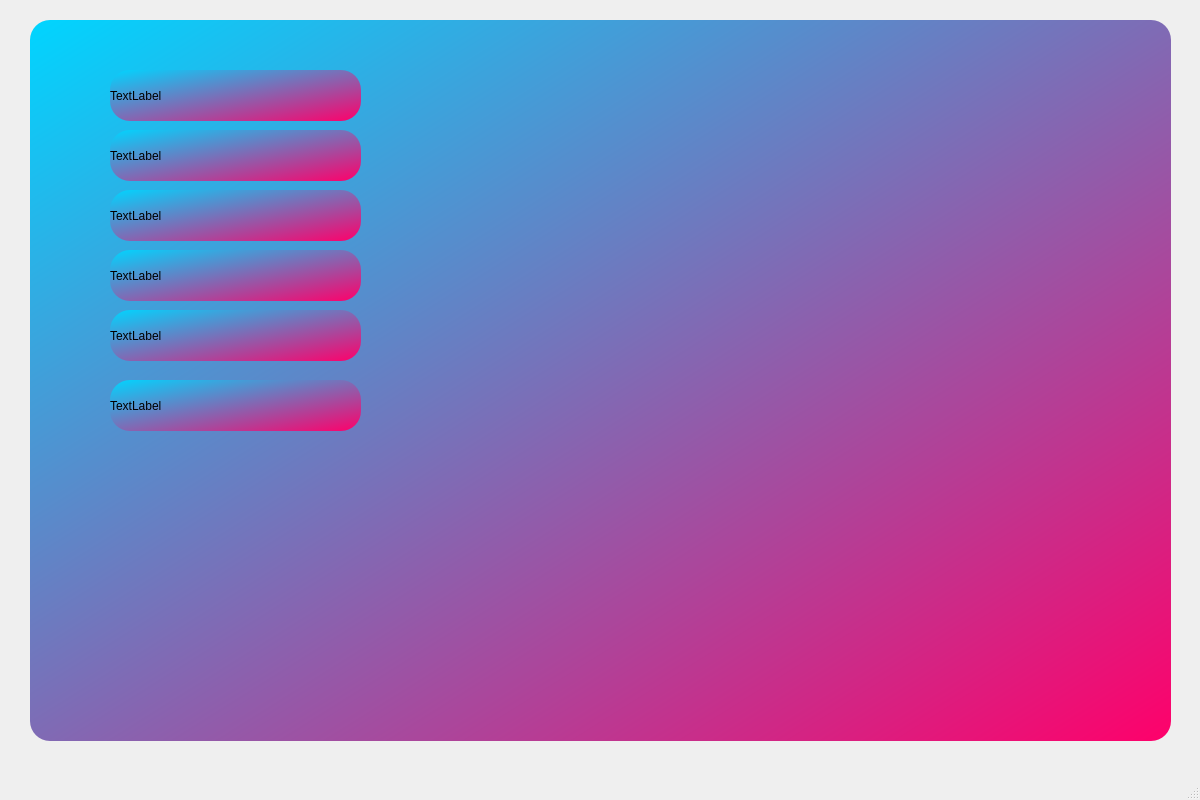
<?xml version="1.0" encoding="UTF-8"?>
<ui version="4.0">
 <class>Myhospital</class>
 <widget class="QMainWindow" name="Myhospital">
  <property name="geometry">
   <rect>
    <x>0</x>
    <y>0</y>
    <width>1200</width>
    <height>800</height>
   </rect>
  </property>
  <property name="windowTitle">
   <string>MainWindow</string>
  </property>
  <widget class="QWidget" name="centralwidget">
   <widget class="QGroupBox" name="groupBox">
    <property name="geometry">
     <rect>
      <x>30</x>
      <y>20</y>
      <width>1141</width>
      <height>721</height>
     </rect>
    </property>
    <property name="styleSheet">
     <string notr="true">background-color: qlineargradient(spread:reflect, x1:0, y1:0, x2:1, y2:1, stop:0 rgba(0, 213, 255, 255), stop:1 rgba(255, 0, 106, 255));
border-radius: 20px;</string>
    </property>
    <property name="title">
     <string/>
    </property>
    <widget class="QLabel" name="name">
     <property name="geometry">
      <rect>
       <x>80</x>
       <y>50</y>
       <width>251</width>
       <height>51</height>
      </rect>
     </property>
     <property name="text">
      <string>TextLabel</string>
     </property>
    </widget>
    <widget class="QLabel" name="address">
     <property name="geometry">
      <rect>
       <x>80</x>
       <y>110</y>
       <width>251</width>
       <height>51</height>
      </rect>
     </property>
     <property name="text">
      <string>TextLabel</string>
     </property>
    </widget>
    <widget class="QLabel" name="email">
     <property name="geometry">
      <rect>
       <x>80</x>
       <y>170</y>
       <width>251</width>
       <height>51</height>
      </rect>
     </property>
     <property name="text">
      <string>TextLabel</string>
     </property>
    </widget>
    <widget class="QLabel" name="mobile">
     <property name="geometry">
      <rect>
       <x>80</x>
       <y>230</y>
       <width>251</width>
       <height>51</height>
      </rect>
     </property>
     <property name="text">
      <string>TextLabel</string>
     </property>
    </widget>
    <widget class="QLabel" name="phone">
     <property name="geometry">
      <rect>
       <x>80</x>
       <y>290</y>
       <width>251</width>
       <height>51</height>
      </rect>
     </property>
     <property name="text">
      <string>TextLabel</string>
     </property>
    </widget>
    <widget class="QLabel" name="fax">
     <property name="geometry">
      <rect>
       <x>80</x>
       <y>360</y>
       <width>251</width>
       <height>51</height>
      </rect>
     </property>
     <property name="text">
      <string>TextLabel</string>
     </property>
    </widget>
   </widget>
  </widget>
  <widget class="QMenuBar" name="menubar">
   <property name="geometry">
    <rect>
     <x>0</x>
     <y>0</y>
     <width>1200</width>
     <height>17</height>
    </rect>
   </property>
  </widget>
  <widget class="QStatusBar" name="statusbar"/>
 </widget>
 <resources/>
 <connections/>
</ui>
